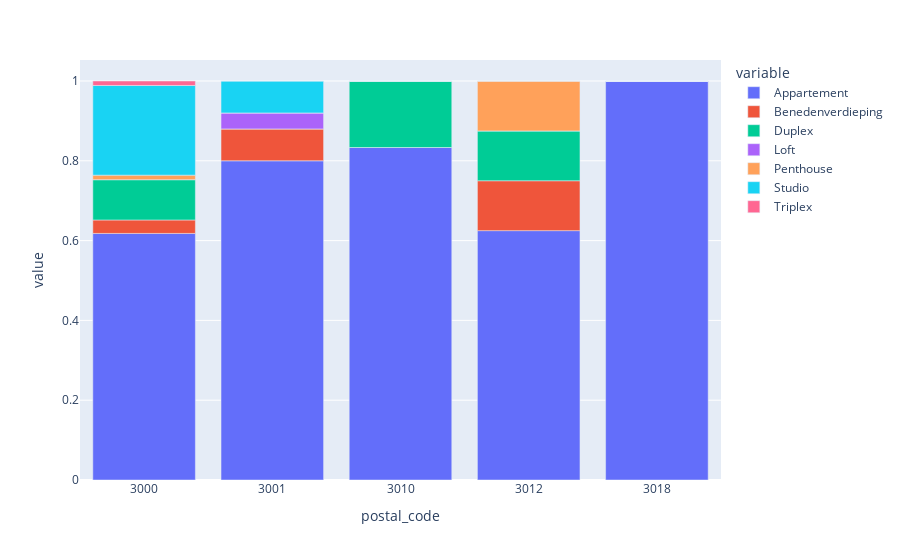

Notebook code for this chart:
### Code cell
distr_type_df = pd.DataFrame()

for city in city_list:
        df_t = get_app_distr_code(city, type_list)
        if distr_type_df.empty:
            distr_type_df = df_t
        else:
            distr_type_df = distr_type_df.append(df_t)

distr_type_df["postal_code"] = distr_type_df["postal_code"].astype(str)           
px.bar(distr_type_df, x="postal_code", y=type_list)

### Figure 1 — Plotly figure (JSON) as saved in the notebook; plotly's stock layout.template omitted (floating-point values rounded to 4 significant figures)
{"data": [{"alignmentgroup": "True", "hovertemplate": "variable=Appartement<br>postal_code=%{x}<br>value=%{y}<extra></extra>", "legendgroup": "Appartement", "marker": {"color": "#636efa", "pattern": {"shape": ""}}, "name": "Appartement", "offsetgroup": "Appartement", "orientation": "v", "showlegend": true, "textposition": "auto", "type": "bar", "x": ["3000", "3001", "3010", "3012", "3018"], "xaxis": "x", "y": [0.618, 0.8, 0.8333, 0.625, 1], "yaxis": "y"}, {"alignmentgroup": "True", "hovertemplate": "variable=Benedenverdieping<br>postal_code=%{x}<br>value=%{y}<extra></extra>", "legendgroup": "Benedenverdieping", "marker": {"color": "#EF553B", "pattern": {"shape": ""}}, "name": "Benedenverdieping", "offsetgroup": "Benedenverdieping", "orientation": "v", "showlegend": true, "textposition": "auto", "type": "bar", "x": ["3000", "3001", "3010", "3012", "3018"], "xaxis": "x", "y": [0.03371, 0.08, 0, 0.125, 0], "yaxis": "y"}, {"alignmentgroup": "True", "hovertemplate": "variable=Duplex<br>postal_code=%{x}<br>value=%{y}<extra></extra>", "legendgroup": "Duplex", "marker": {"color": "#00cc96", "pattern": {"shape": ""}}, "name": "Duplex", "offsetgroup": "Duplex", "orientation": "v", "showlegend": true, "textposition": "auto", "type": "bar", "x": ["3000", "3001", "3010", "3012", "3018"], "xaxis": "x", "y": [0.1011, 0, 0.1667, 0.125, 0], "yaxis": "y"}, {"alignmentgroup": "True", "hovertemplate": "variable=Loft<br>postal_code=%{x}<br>value=%{y}<extra></extra>", "legendgroup": "Loft", "marker": {"color": "#ab63fa", "pattern": {"shape": ""}}, "name": "Loft", "offsetgroup": "Loft", "orientation": "v", "showlegend": true, "textposition": "auto", "type": "bar", "x": ["3000", "3001", "3010", "3012", "3018"], "xaxis": "x", "y": [0, 0.04, 0, 0, 0], "yaxis": "y"}, {"alignmentgroup": "True", "hovertemplate": "variable=Penthouse<br>postal_code=%{x}<br>value=%{y}<extra></extra>", "legendgroup": "Penthouse", "marker": {"color": "#FFA15A", "pattern": {"shape": ""}}, "name": "Penthouse", "offsetgroup": "Penthouse", "orientation": "v", "showlegend": true, "textposition": "auto", "type": "bar", "x": ["3000", "3001", "3010", "3012", "3018"], "xaxis": "x", "y": [0.01124, 0, 0, 0.125, 0], "yaxis": "y"}, {"alignmentgroup": "True", "hovertemplate": "variable=Studio<br>postal_code=%{x}<br>value=%{y}<extra></extra>", "legendgroup": "Studio", "marker": {"color": "#19d3f3", "pattern": {"shape": ""}}, "name": "Studio", "offsetgroup": "Studio", "orientation": "v", "showlegend": true, "textposition": "auto", "type": "bar", "x": ["3000", "3001", "3010", "3012", "3018"], "xaxis": "x", "y": [0.2247, 0.08, 0, 0, 0], "yaxis": "y"}, {"alignmentgroup": "True", "hovertemplate": "variable=Triplex<br>postal_code=%{x}<br>value=%{y}<extra></extra>", "legendgroup": "Triplex", "marker": {"color": "#FF6692", "pattern": {"shape": ""}}, "name": "Triplex", "offsetgroup": "Triplex", "orientation": "v", "showlegend": true, "textposition": "auto", "type": "bar", "x": ["3000", "3001", "3010", "3012", "3018"], "xaxis": "x", "y": [0.01124, 0, 0, 0, 0], "yaxis": "y"}], "layout": {"autosize": true, "barmode": "relative", "legend": {"title": {"text": "variable"}, "tracegroupgap": 0}, "margin": {"t": 60}, "xaxis": {"anchor": "y", "autorange": true, "domain": [0, 1], "range": [-0.5, 4.5], "title": {"text": "postal_code"}, "type": "category"}, "yaxis": {"anchor": "x", "autorange": true, "domain": [0, 1], "range": [0, 1.053], "title": {"text": "value"}, "type": "linear"}}}
